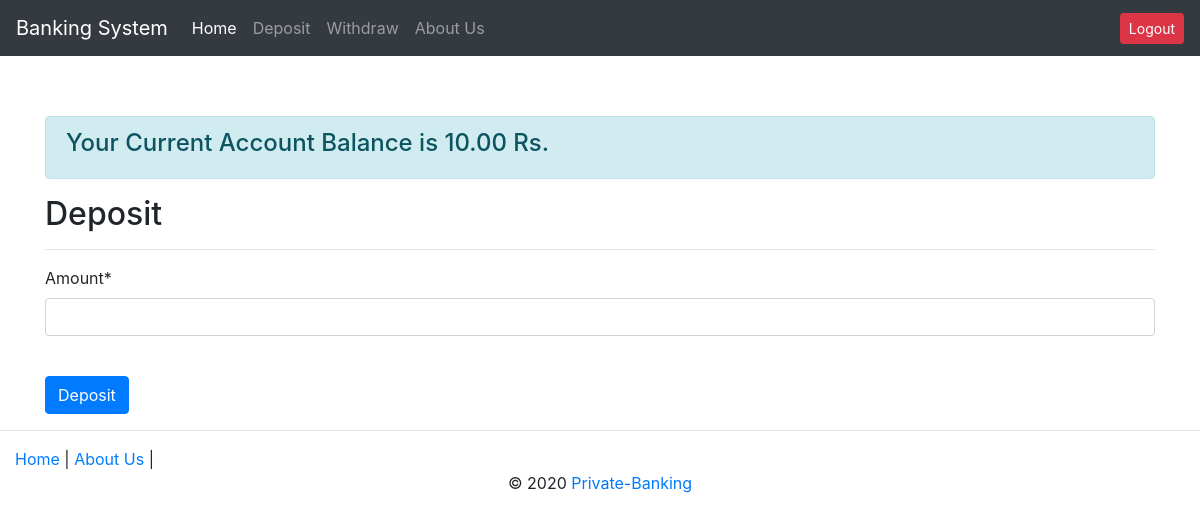
/deposit/ (signed in), run on an earlier commit of the app's database.
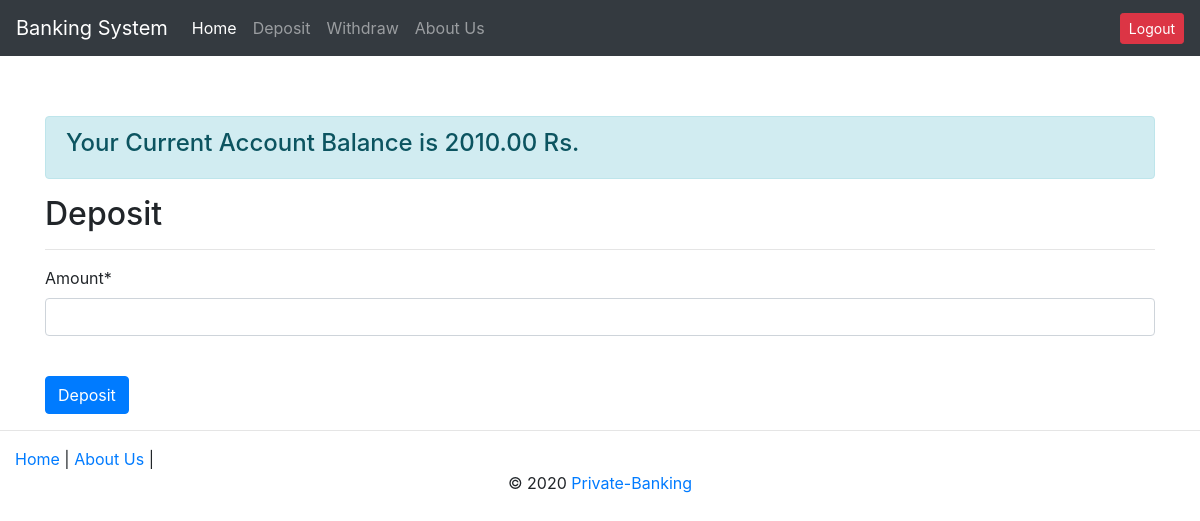
And on a later commit of the database.
### accounts/models.py (models this page shows, shortened)
class Customer(models.Model):
	user = models.OneToOneField(User, on_delete=models.CASCADE)
	name = models.CharField(max_length = 200, null=True)
	account_no = models.PositiveIntegerField(
		unique=True,
		validators=[MinValueValidator(10000000),MaxValueValidator(99999999)]
	)
	balance = models.DecimalField(default=10,max_digits=8,decimal_places=2)
	GENDER_CHOICE = (
		('M', 'Male'),
		('F', 'Female')
	)
	gender = models.CharField(max_length=1, choices=GENDER_CHOICE)
	phone = models.IntegerField(unique=True, blank=True, null=True)
	email = models.EmailField(unique=True, null=False, blank=False)
	date_create = models.DateTimeField(auto_now_add=True, null=True)

### transactions/views.py (the view)
# urls.py: path('deposit/', depositView, name='deposit'),
@login_required
def depositView(request):
	context = {
		'title':'Deposit'
	}
	messages=[]
	if request.method == 'POST':
		form = DepositForm(request.POST)
		if form.is_valid():
			if int(request.POST['amount']) <= 10000000 and int(request.POST['amount']) > 0:
				deposit = form.save(commit=False)
				customer = get_object_or_404(Customer, user=request.user)
				deposit.customer = customer
				deposit.save()
				customer.balance += deposit.amount
				customer.save()
				return redirect('/')
			else:
				messages = ["Please enter a valid amount between 1 to 10000000"]
				context['messages'] = messages
				context['form'] = form
				return render(request, 'transactions/form.html', context)
	else:
		form = DepositForm()
		context['form'] = form
		context['balance'] = get_object_or_404(Customer, user=request.user).balance
		return render(request, "transactions/form.html", context)

### transactions/forms.py
class DepositForm(forms.ModelForm):
    class Meta:
        model = Deposit
        fields = ["amount"]

### transactions/templates/transactions/form.html (shortened to what this page needs)
{% extends "base.html" %}
{% load crispy_forms_tags %}
{% block content %}
<div class="alert alert-info" role="alert"><h4>Your Current Account Balance is {{balance}} Rs.</h4></div>
<h2>{{ title }}</h2><hr>
<form method="POST" action="" >
    {{ form|crispy }}
    <br>
    <input class="btn btn-primary" type="submit" value='{{ title }}'>
</form>
{% endblock content %}

What changed in the data, as far as the page shows it:
changed Customer: balance "10.00" → "2010.00"
